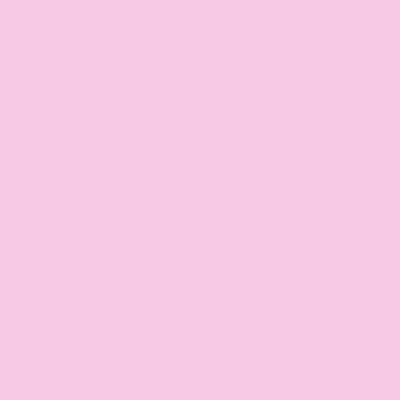
Frame 1 (no input)
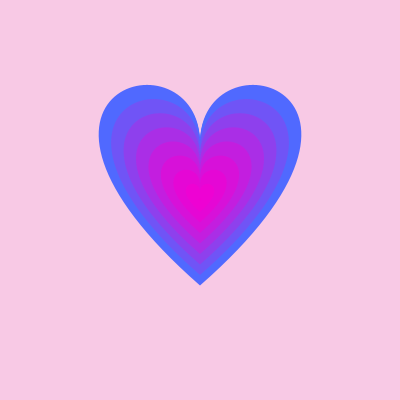
Frame 60 (the mouse pressed at the canvas centre just before this capture)
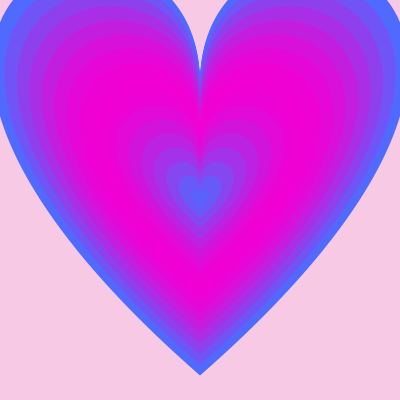
Frame 120 (the mouse held since frame 60 and released just before this capture)

The Processing sketch that drew these frames (run headless with seeded random() and noise(); from frame 60 on, the mouse is pressed at the canvas centre):

// Processing sketch: sketch_130213
// ── sketch_130213.pde
/*
  author:chimanaco
 
 inspired:
 http://forum.processing.org/topic/shape-heart
 
 */

ArrayList particles;
color from = color(80, 105, 255);
color to = color(240, 0, 210);
float angle;

int interval = 100;
int startTime;

/*
  setup
 */
void setup() {
  size(400, 400);
  colorMode(RGB, 255, 255, 255, 255);
  background(248, 201, 229);
  // createArray
  particles = new ArrayList();
}

/*
  loop
 */
void draw() {
  if (millis() > startTime + interval) {
    startTime = millis(); // reset start time
    displayHeart();
  }
  for (int i = 0; i <= particles.size()-1; i++) {  
    // An ArrayList doesn't know what it is storing so we have to cast the object coming out
    heart p = (heart) particles.get(i);
    if (p.notVisible() ) particles.remove(i);
    p.run();
  }
}

void displayHeart() {
  float amt = abs(sin(angle));
  color c = lerpColor(from, to, amt);
  float startX = 0;
  float startY = 0;

  particles.add(new heart(c, startX, startY));

  angle += 0.2;
}

// packmaso 
class heart {
  float x;
  float y;
  color heartColor;
  float speed = 0;
  float maxSpeed = 28;
  float yOffset = 10;

  //constructor
  heart(color c, float posX, float posY) {
    heartColor = c;
    x = posX;
    y = posY;
  }

  boolean notVisible() {
    if (speed > maxSpeed) {
      return true;
    }
    else
      return false;
  }

  void run() {
    pushMatrix();
    //  translate(width/2 + cos(angle) * scalar,height/2 + sin(angle) * scalar);
    translate(width/2 + x, height/2 + y + yOffset * speed);
    scale(speed, speed);
    drawHeart(heartColor);

    popMatrix();
    speed += 0.1;
  }
}

void drawHeart(color c)
{
  beginShape();
  noStroke();
  fill(c);   
  vertex(0, -20); 
  bezierVertex(0, -40, 40, -30, 0, 5); 
  bezierVertex(-40, -30, 0, -40, 0, -20);  
  endShape(CLOSE);
}
